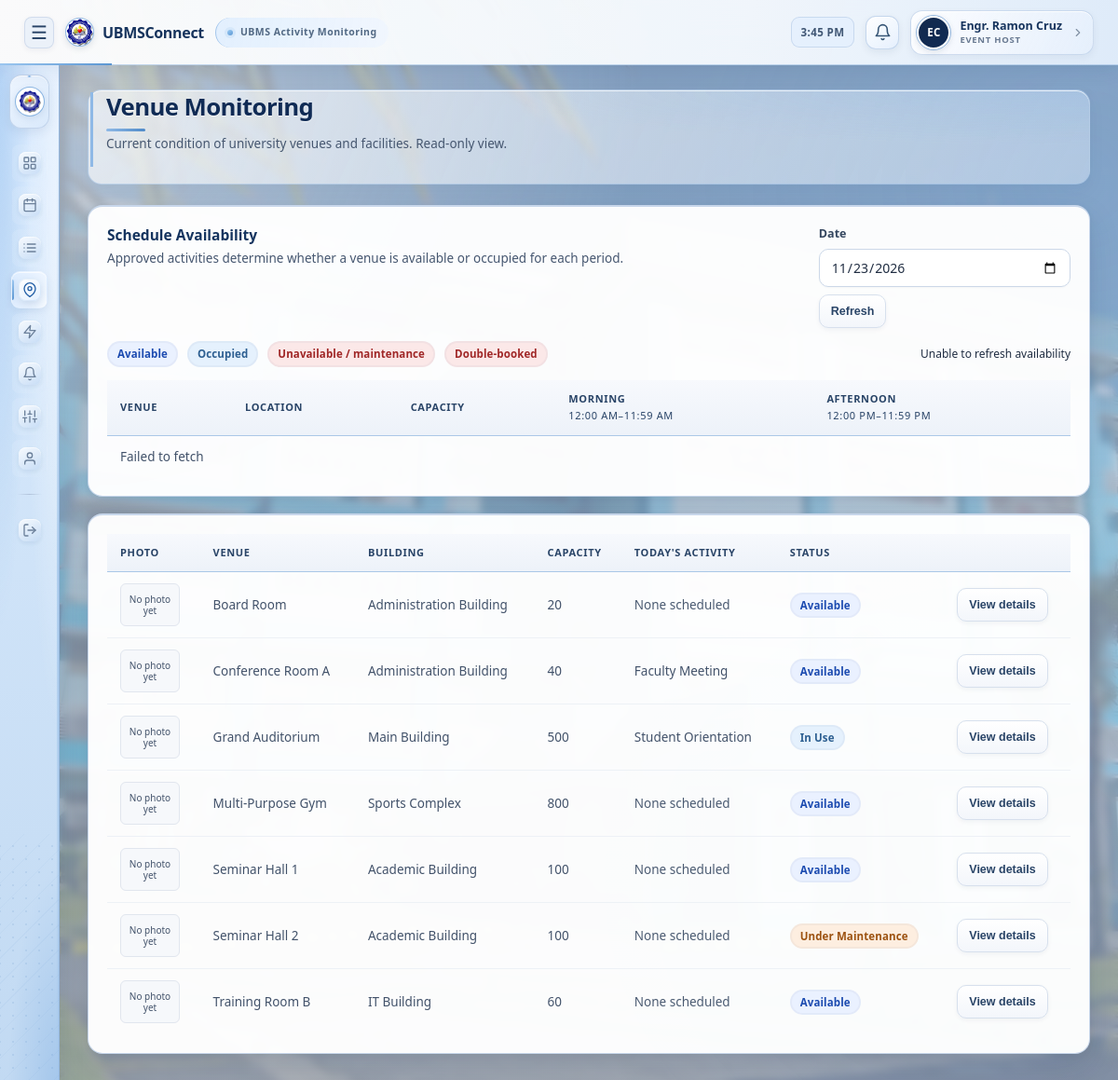
The app's page /host/venues.php (signed in) with its own data.
### tables this page shows
CREATE TABLE venues (
    id INT AUTO_INCREMENT PRIMARY KEY,
    venue_name VARCHAR(100) NOT NULL,
    building VARCHAR(100) NOT NULL,
    location VARCHAR(150) NULL,
    description TEXT NULL,
    image_path VARCHAR(255) NULL,
    is_free TINYINT(1) NOT NULL DEFAULT 1,
    usage_fee DECIMAL(10,2) NULL,
    capacity INT NOT NULL DEFAULT 0,
    status ENUM('Available','In Use','Under Maintenance','Unavailable') NOT NULL DEFAULT 'Available',
    is_active TINYINT(1) NOT NULL DEFAULT 1,
    created_by INT NULL,
    created_at DATETIME DEFAULT CURRENT_TIMESTAMP,
    updated_at DATETIME DEFAULT CURRENT_TIMESTAMP ON UPDATE CURRENT_TIMESTAMP,
    CONSTRAINT fk_venues_created_by FOREIGN KEY (created_by) REFERENCES users(id) ON DELETE SET NULL
);

### host/venues.php (the view, shortened to what this page needs)
<?php
require_once __DIR__ . '/../includes/auth.php';
require_once __DIR__ . '/../includes/venue_availability.php';
$venues = $pdo->query(
    "SELECT v.*,
        (SELECT a.activity_name FROM activities a
         WHERE a.venue_id = v.id AND a.activity_date = CURDATE() AND a.status IN ('Approved')
         ORDER BY a.start_time ASC LIMIT 1) AS current_activity
     FROM venues v WHERE v.is_active = 1 ORDER BY v.venue_name ASC"
)->fetchAll();
include __DIR__ . '/../includes/header.php';
include __DIR__ . '/../includes/sidebar.php';
?>
<main class="main-content">
    <div class="page-header">
        <div>
            <h1>Venue Monitoring</h1>
            <p class="page-subtitle">Current condition of university venues and facilities. Read-only view.</p>
        </div>
    </div>
    <div class="card">
        <div class="table-wrap">
            <table class="data-table">
                <thead>
                    <tr><th>Photo</th><th>Venue</th><th>Building</th><th>Capacity</th><th>Today's Activity</th><th>Status</th><th></th></tr>
                </thead>
                <tbody>
                <?php foreach ($venues as $v): ?>
                    <tr>
                        <td><?= venueImageHtml($v['image_path'] ?? null, $v['venue_name']) ?></td>
                        <td><?= e($v['venue_name']) ?></td>
                        <td><?= e($v['building']) ?></td>
                        <td><?= (int)$v['capacity'] ?></td>
                        <td><?= $v['current_activity'] ? e($v['current_activity']) : '<span class="text-muted">None scheduled</span>' ?></td>
                        <td><span class="badge <?= venueBadgeClass($v['status']) ?>"><?= e($v['status']) ?></span></td>
                        <td><button class="btn btn-sm" onclick='openVenueDetails(<?= json_encode($v, JSON_HEX_APOS | JSON_HEX_QUOT) ?>)'>View details</button></td>
                    </tr>
                <?php endforeach; ?>
                </tbody>
            </table>
        </div>
    </div>
</main>
<?php include __DIR__ . '/../includes/footer.php'; ?>

### includes/functions.php (shortened to what this page needs)
<?php
function e($value) {
    return htmlspecialchars($value ?? '', ENT_QUOTES, 'UTF-8');
}
function venueBadgeClass($status) {
    switch ($status) {
        case 'Available':          return 'badge-approved';
        case 'In Use':             return 'badge-pending';
        case 'Under Maintenance':  return 'badge-maintenance';
    }
}
function venueImageHtml($imagePath, $venueName, $uploadDir = 'venues') {
    return '<div class="venue-thumbnail venue-thumbnail-placeholder" role="img" aria-label="No photo yet for '
        . e($venueName) . '"><span>No photo yet</span></div>';
}

### records on screen
venues: venue_name "Board Room", building "Administration Building", capacity "20", shows "None scheduled", status "Available"
venues: venue_name "Conference Room A", building "Administration Building", capacity "40", current_activity "Faculty Meeting", status "Available"
venues: venue_name "Grand Auditorium", building "Main Building", capacity "500", current_activity "Student Orientation", status "In Use"
venues: venue_name "Multi-Purpose Gym", building "Sports Complex", capacity "800", shows "None scheduled", status "Available"
venues: venue_name "Seminar Hall 1", building "Academic Building", capacity "100", shows "None scheduled", status "Available"
venues: venue_name "Seminar Hall 2", building "Academic Building", capacity "100", shows "None scheduled", status "Under Maintenance"
venues: venue_name "Training Room B", building "IT Building", capacity "60", shows "None scheduled", status "Available"

### other values on screen
nameInitials(currentUserName()) "EC"
currentUserName() "Engr. Ramon Cruz"
roleLabel(currentUserRole()) "EVENT HOST"
